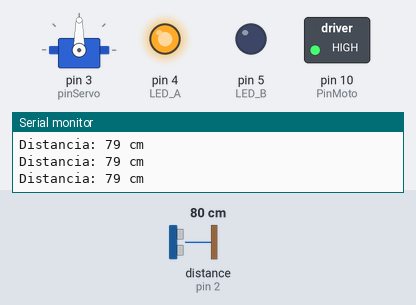
This sketch was run on a simulated Arduino Uno, built with avr-gcc and run on an emulated ATmega328P. Shown: servo, switched loads named in the sketch (green lamp = pin HIGH), output pins drawn as LEDs (lit = HIGH), the last lines printed to the serial monitor. Wiring (inferred from the names in the program): ultrasonic range finder: trigger pin 2; echo pin 2. The inputs (shaded band) are chosen by the test bench; at power-on: distance to the obstacle (sensor on pin 2) 80 cm. The echo pulse lasts 58.3 µs per cm.

Above: at 1.3 s.
1.4 s: distance to the obstacle (sensor on pin 2) set to 95 cm
2.9 s: distance to the obstacle (sensor on pin 2) set to 104 cm
At 4.2 s:
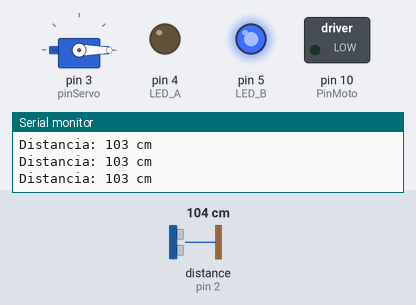
4.5 s: distance to the obstacle (sensor on pin 2) set to 2 cm
At 4.9 s:
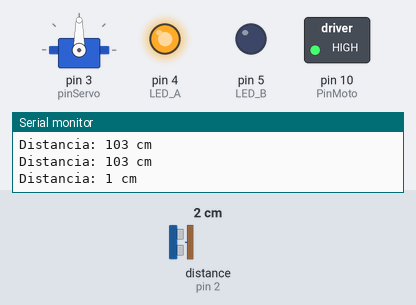
6.0 s: distance to the obstacle (sensor on pin 2) set to 120 cm
At 6.4 s:
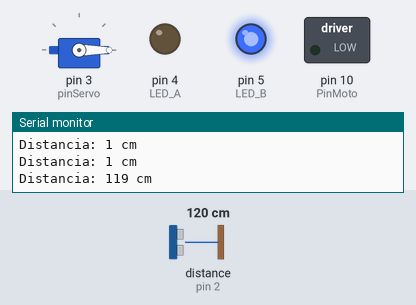
Timing chart, 0 to 8.5 s (numbered marks = the images above; inputs shaded):
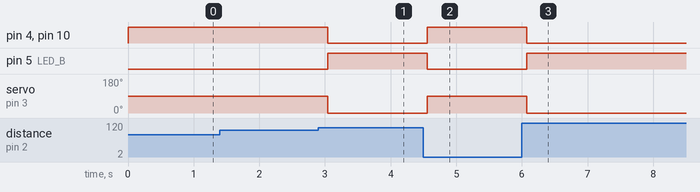

Measured:
- the behaviour switches between 100 and 101 cm on distance to the obstacle (sensor on pin 2) (found by bisection; images 0 and 1)
- after the input at 2.9 s, pin 4 (LED_A), pin 10 (PinMoto): HIGH → LOW after 0.14 s; pin 5 (LED_B): LOW → HIGH after 0.14 s; servo on pin 3 (pinServo): 90° → 0° after 0.14 s
- after the input at 4.5 s, pin 4 (LED_A), pin 10 (PinMoto): LOW → HIGH after 0.06 s; pin 5 (LED_B): HIGH → LOW after 0.06 s; servo on pin 3 (pinServo): 0° → 90° after 0.06 s
- after the input at 6.0 s, pin 4 (LED_A), pin 10 (PinMoto): HIGH → LOW after 0.07 s; pin 5 (LED_B): LOW → HIGH after 0.07 s; servo on pin 3 (pinServo): 90° → 0° after 0.07 s

The sketch:

code.ino
```cpp
/*
	Projeto: Modelo de servo para portão
	Projestista:William Colasso Pereira
    Cliente: Senai-Timbó
    Turma:AI PSII
    Data:09/07/24


	Resumo: Confecção de um portão automático por distância de um sensor.
    		O sensor usado foi um PING))) e de motor, um micro servo.
*/


#include <Servo.h>		//Inclui biblioteca do servo
//Definição de constantes
#define pinServo 3					//Define o pino do servo
#define reto_Ang 90  				//Definição de um angulo reto(90 graus)
#define inicial_Ang 0				//Define o angulo incial do servo
#define disancia_Atv 100			//Define a distância de ativação do servo-sensor
#define pingPin 2 					//Define a porta do servo
#define LED_A 4						//Define a porta do LED A
#define LED_B 5						//Define a porta do LED B
#define PinMoto 10					//Define o pino do motor
//Definição de vaiáveis e objtos
Servo meuServo;						//Define o objeto do Servo
long duration;						//Duração do pulso de som
int distance;						//Distância que um objeto está do sensor
int delay_reset = 500;


void setup() {						//Função Setup
  Serial.begin(9600); 				//Taxa em bps do monitor serial
  meuServo.attach(pinServo);				//Porta do servo 3
  pinMode(LED_A,OUTPUT);			//Define a porta do LED A como saída
  pinMode(LED_B,OUTPUT);			//Define a porta do LED B como saída

  pinMode(PinMoto, OUTPUT);

}

void loop() {
  									// Configura o pino como saída para enviar o pulso
  pinMode(pingPin, OUTPUT);			//Define a porta para a saída do som
  digitalWrite(pingPin, HIGH);		//Envia um pulso alto para a posta do sensor
  delayMicroseconds(5);				//Delay de 10 microssegundos
  digitalWrite(pingPin, LOW);		//Reseta o sensor


  pinMode(pingPin, INPUT);			//Define agora a porta para a entrada de dados(eco)
  duration = pulseIn(pingPin, HIGH);//Mede o tempo até que a porta fique HIGH novamente


  distance = duration *0.01715;		// Calcula a distância em centímetros


  Serial.print("Distancia: ");		// Imprime a distância no monitor serial
  Serial.print(distance);			// Imprime a distância no monitor serial
  Serial.println(" cm");			// Imprime a distância no monitor serial

  if(distance<disancia_Atv){		//Se a distância for menor que o estabelecido
    digitalWrite(LED_A,HIGH);		//Pulso alto na porta do LED de abertura
    digitalWrite(LED_B,LOW);		//Pulso alto na porta do LED de fechamento
    meuServo.write(reto_Ang);		//Mudando o angulo do servo para 90
 	digitalWrite(PinMoto, HIGH);

  }else{							//Senão for menor que o estabelecido
    digitalWrite(LED_A,LOW);		//Pulso baixo na porta do LED de abertura
    digitalWrite(LED_B,HIGH);		//Pulso baixo na porta do LED de abertura
   	meuServo.write(inicial_Ang); 	//Define o angulo atual para 0
    digitalWrite(PinMoto, LOW);
  }


  delay(delay_reset);				// Pausa por "delay_reset" ms
}


	//FIM DA PROGRAMAÇÃO
```
